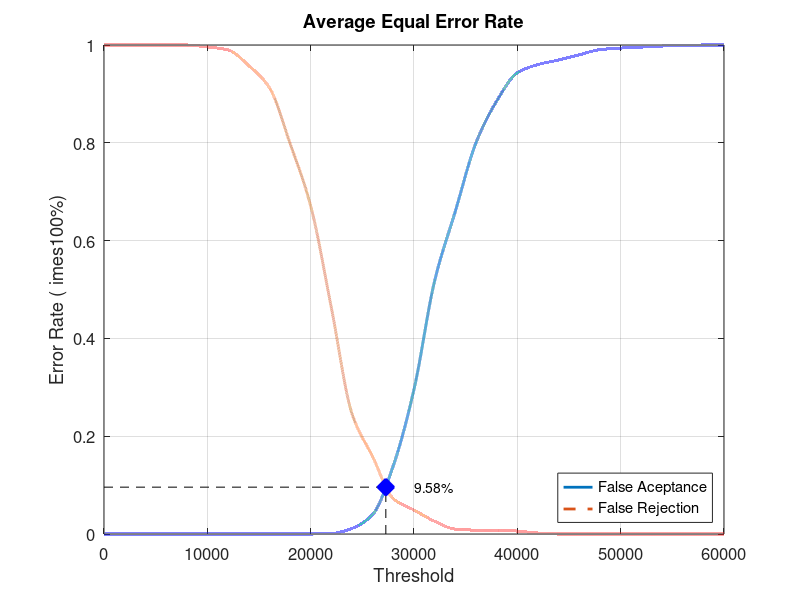
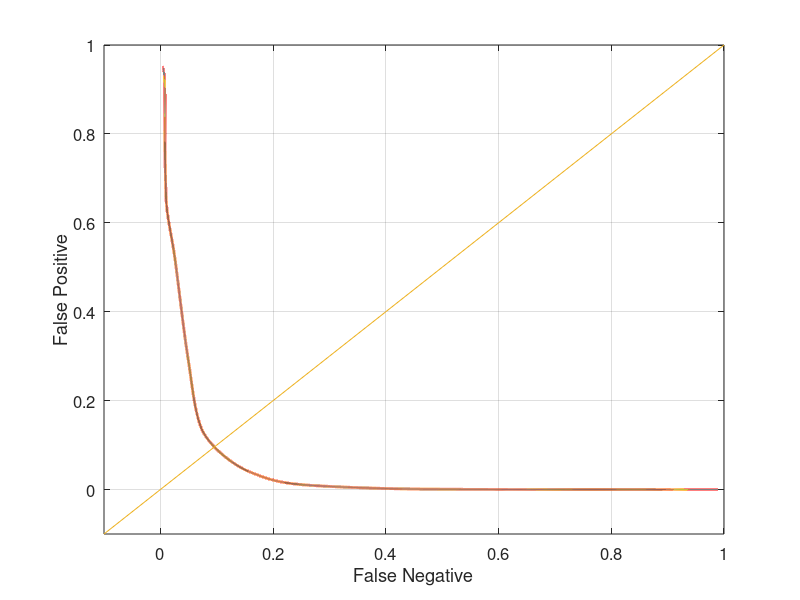

Reproduce these figures in MATLAB, in order.
close all;
clear;
clc;
x = 0:2000:60000;
xq = 0:0.5:60000;

y0 = [0 0 0 0 0 0 0 0 0 0 0 0.00105263 0.0115789 0.04 0.14 0.295789 0.517895 0.66 0.8 0.885263 0.943158 0.96 0.969474 0.98 0.990526 0.993684 0.99579 0.997895 0.998947 1 1]
yy0 = interp1(x, y0, xq, 'pchip');
y1 = [1 1 1 1 1 0.996 0.99 0.958 0.913 0.799 0.671 0.463 0.246 0.158 0.072 0.049 0.026 0.01 0.008 0.008 0.006 0.002 0 0 0 0 0 0 0 0 0]
yy1 = interp1(x, y1, xq, 'pchip');

% Calculating EER: 
y2 = abs(y0 - y1);
find(y2 == min(y2))
yy2 = abs(yy0 - yy1);
xEER = find(yy2 == min(yy2));
xEERIndex = xq(xEER) % X-axis EER
yEER = yy0(xEER) % Y-axis EER

main = figure
plot(xq, yy0,'-','LineWidth', 2);	hold on
plot(xq, yy1,'--','LineWidth', 2);	hold on
plot([xEERIndex xEERIndex], [0 yEER], 'k--');	hold on
plot([0 xEERIndex], [yEER yEER], 'k--');	hold on
plot(xEERIndex, yEER, 'bx', 'LineWidth', 10);	hold on
text(xEERIndex + 10 * xEERIndex / 100, yEER, [num2str(round((10000 * yEER)) / 100) '%'])
legend('False Aceptance', 'False Rejection', 'Location', 'SouthEast')
xlabel('Threshold')
ylabel('Error Rate (	imes100%)')
title('Average Equal Error Rate')
set(gca, 'FontSize', 12)
axis([0 60000 0 1])
grid on

print(main, 'Database1AverageMain', '-dpng');
FNRxFPR = figure('Color', [1 1 1]);
plot(yy1, yy0, '-', yy1, yy0, 'LineWidth', 2);
hold on
y = -0.1:0.1:1
plot(y, y); 
set(gca, 'FontSize', 12)
xlabel('False Negative')
ylabel('False Positive')
axis([-0.1 1 -0.1 1])
set(gca, 'FontSize', 12)
grid on

print(FNRxFPR, 'Database1AverageFNRxFPR','-dpng');
